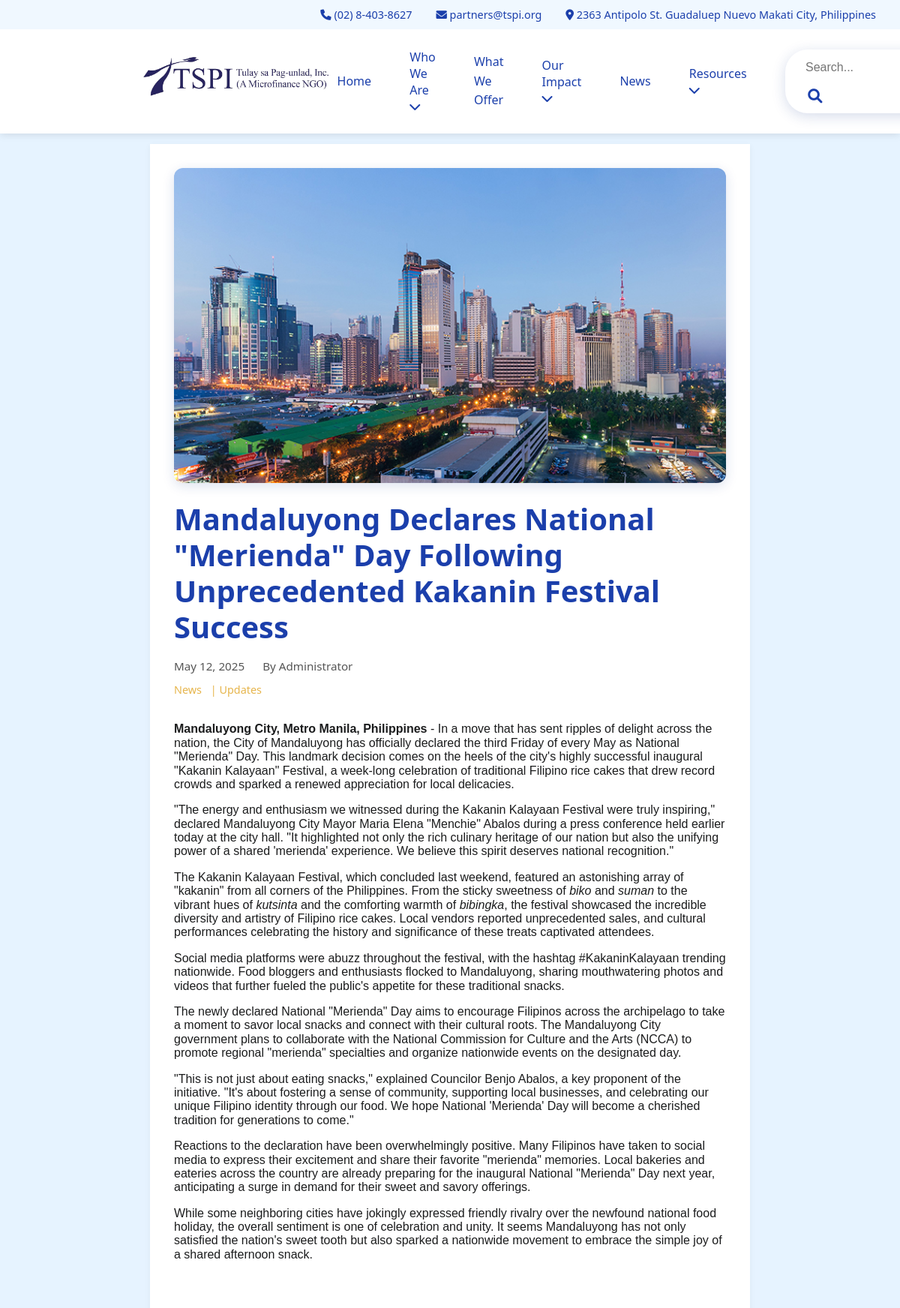
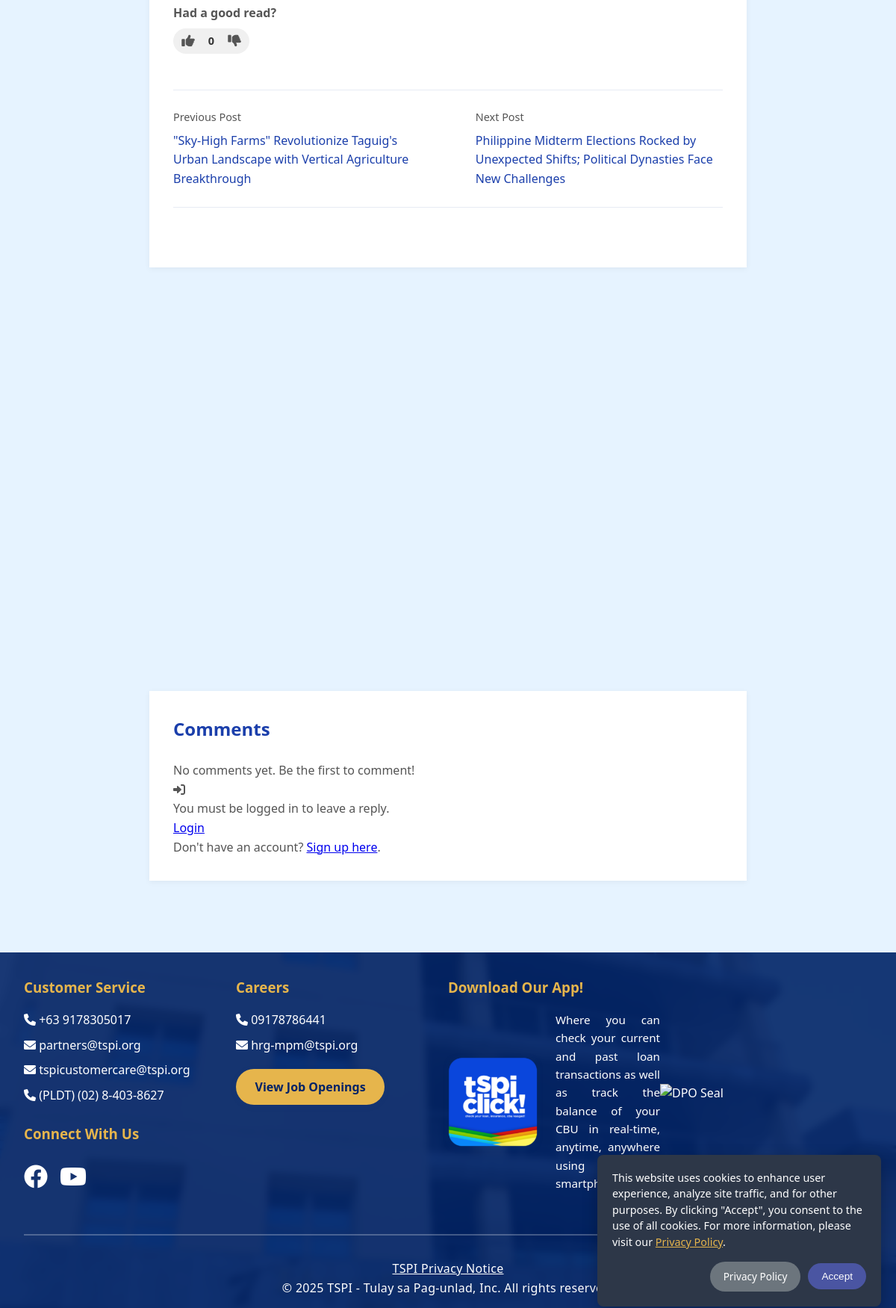
The app's page /content.php?slug=mandaluyong-declares-national-merienda-day-following-unprecedented-kakanin-festival-success (upper part) with its own data (2 pictures, top to bottom).
### tables this page shows
CREATE TABLE `content` (
  `id` int(11) NOT NULL,
  `title` varchar(255) NOT NULL,
  `slug` varchar(255) NOT NULL,
  `thumbnail` varchar(255) DEFAULT NULL,
  `content` text NOT NULL,
  `excerpt` varchar(500) DEFAULT NULL,
  `author_id` int(11) NOT NULL,
  `published_at` timestamp NOT NULL DEFAULT current_timestamp(),
  `status` enum('draft','published','archived') DEFAULT 'draft',
  `vote_score` int(11) NOT NULL DEFAULT 0
);

CREATE TABLE `users` (
  `id` int(11) NOT NULL,
  `username` varchar(50) NOT NULL,
  `password` varchar(255) NOT NULL,
  `name` varchar(100) NOT NULL,
  `email` varchar(100) NOT NULL,
  `role` varchar(20) NOT NULL DEFAULT 'editor',
  `status` enum('active','inactive','banned') DEFAULT 'inactive',
  `created_at` timestamp NOT NULL DEFAULT current_timestamp(),
  `profile_picture` varchar(255) DEFAULT NULL
);

CREATE TABLE `categories` (
  `id` int(11) NOT NULL,
  `name` varchar(100) NOT NULL,
  `slug` varchar(100) NOT NULL
);

### includes/config.php (called while the page is built, shortened)
<?php
function is_logged_in() {
    return isset($_SESSION['user_id']);
}
function sanitize($input) {
    return htmlspecialchars($input, ENT_QUOTES, 'UTF-8');
}

### content.php (the view, shortened to what this page needs)
<?php
require_once 'includes/config.php';
$slug = $_GET['slug'] ?? '';
$stmt = $pdo->prepare("SELECT a.*, u.name as author_name
                      FROM content a
                      JOIN users u ON a.author_id = u.id
                      WHERE a.slug = ?");
$stmt->execute([$slug]);
$content = $stmt->fetch();
$user_votes = [];
$user_content_vote = null;
$stmt = $pdo->prepare("SELECT c.*
                      FROM categories c
                      JOIN content_categories ac ON c.id = ac.category_id
                      WHERE ac.content_id = ?");
$stmt->execute([$content['id']]);
$categories = $stmt->fetchAll();
$stmt = $pdo->prepare("SELECT id, title, slug
                      FROM content
                      WHERE published_at < ? AND status = 'published'
                      ORDER BY published_at DESC
                      LIMIT 1");
$stmt->execute([$content['published_at']]);
$prev_content = $stmt->fetch();
$stmt = $pdo->prepare("SELECT id, title, slug
                      FROM content
                      WHERE published_at > ? AND status = 'published'
                      ORDER BY published_at ASC
                      LIMIT 1");
$stmt->execute([$content['published_at']]);
$next_content = $stmt->fetch();
$stmt = $pdo->prepare("SELECT c.*, u.profile_picture
                      FROM comments c
                      LEFT JOIN users u ON c.user_id = u.id
                      WHERE c.content_id = ? AND c.status = 'approved' AND c.parent_id IS NULL
                      ORDER BY c.pinned DESC, c.vote_score DESC, c.posted_at DESC");
$stmt->execute([$content['id']]);
$comments = $stmt->fetchAll();
include 'includes/header.php';
?>
<main>
    <article class="content-container">
        <header class="content-header">
            <div class="content-thumbnail">
                <?php if ($content['thumbnail']): ?>
                    <img src="<?php echo $content['thumbnail']; ?>" alt="<?php echo sanitize($content['title']); ?>">
                <?php else: ?>
                    <img src="assets/default-thumbnail.jpg" alt="<?php echo sanitize($content['title']); ?>">
                <?php endif; ?>
            </div>
            <h1 class="content-title"><?php echo sanitize($content['title']); ?></h1>
            <div class="content-meta">
                <span class="content-date"><?php echo date('F j, Y', strtotime($content['published_at'])); ?></span>
                <span class="content-author">By <?php echo sanitize($content['author_name']); ?></span>
            </div>
            <?php if (!empty($categories)): ?>
                <div class="content-categories">
                    <?php foreach ($categories as $index => $category): ?>
                        <a href="category.php?slug=<?php echo $category['slug']; ?>"><?php echo sanitize($category['name']); ?></a>
                        <?php if ($index < count($categories) - 1): ?>|<?php endif; ?>
                    <?php endforeach; ?>
                </div>
            <?php endif; ?>
        </header>
        <div class="content-body">
            <?php
                $bodyContent = $content['content'];
                $bodyContent = preg_replace('/<iframe(.*?)>(.*?)<\/iframe>/is', '<div class="video-embed-container"><iframe$1>$2</iframe></div>', $bodyContent);
                echo $bodyContent;
            ?>
        </div>
        <div class="content-votes-container">
            <h4>Had a good read? </h4>
            <div class="content-votes">
                <button class="vote-btn content-upvote-btn <?php echo (isset($user_content_vote) && $user_content_vote == 1) ? 'active' : ''; ?>"
                        data-content-id="<?php echo $content['id']; ?>"
                        aria-pressed="<?php echo (isset($user_content_vote) && $user_content_vote == 1) ? 'true' : 'false'; ?>">
                    <i class="fas fa-thumbs-up"></i>
                </button>
                <span class="content-vote-score" data-content-id="<?php echo $content['id']; ?>"><?php echo $content['vote_score']; ?></span>
                <button class="vote-btn content-downvote-btn <?php echo (isset($user_content_vote) && $user_content_vote == -1) ? 'active' : ''; ?>"
                        data-content-id="<?php echo $content['id']; ?>"
                        aria-pressed="<?php echo (isset($user_content_vote) && $user_content_vote == -1) ? 'true' : 'false'; ?>">
                    <i class="fas fa-thumbs-down"></i>
                </button>
            </div>
        </div>
        <nav class="content-navigation">
            <div class="prev-post">
                <?php if ($prev_content): ?>
                    <span class="nav-label">Previous Post</span>
                    <a href="content.php?slug=<?php echo $prev_content['slug']; ?>" class="nav-link"><?php echo sanitize($prev_content['title']); ?></a>
                <?php endif; ?>
            </div>
            <div class="next-post">
                <?php if ($next_content): ?>
                    <span class="nav-label">Next Post</span>
                    <a href="content.php?slug=<?php echo $next_content['slug']; ?>" class="nav-link"><?php echo sanitize($next_content['title']); ?></a>
                <?php endif; ?>
            </div>
        </nav>
    </article>
    <article class="content-container">
        <section class="comments-section">
            <h2>Comments</h2>
            <?php if (!empty($comments)): ?>
                <div class="comments-list">
                    <?php foreach ($comments as $comment): ?>
                        <div class="comment">
                            <div class="comment-content">
                                <div class="comment-header">
                                    <?php if ($comment['profile_picture']): ?>
                                        <img src="<?php echo SITE_URL . '/uploads/profile_pics/' . sanitize($comment['profile_picture']); ?>" alt="Avatar" class="comment-avatar">
                                    <?php else: ?>
                                        <i class="fas fa-user-circle comment-avatar-icon"></i>
                                    <?php endif; ?>
                                    <h4 class="comment-author"><?php echo sanitize($comment['author_name']); ?></h4>
                                    <span class="comment-date"><?php echo date('F j, Y \a\t g:i a', strtotime($comment['posted_at'])); ?></span>
                                </div>
                                <div class="comment-body">
                                    <p><?php echo nl2br(sanitize($comment['content'])); ?></p>
                                </div>
                                <div class="comment-actions">
                                    <?php if (is_logged_in()): ?>
                                        <div class="comment-votes">
                                            <button class="vote-btn upvote-btn <?php echo (isset($user_votes[$comment['id']]) && $user_votes[$comment['id']] == 1) ? 'active' : ''; ?>"
                                                    data-comment-id="<?php echo $comment['id']; ?>"
                                                    aria-pressed="<?php echo (isset($user_votes[$comment['id']]) && $user_votes[$comment['id']] == 1) ? 'true' : 'false'; ?>">
                                                <i class="fas fa-thumbs-up"></i>
                                                <span class="sr-only">Like</span>
                                            </button>
                                            <span class="vote-score" data-comment-id="<?php echo $comment['id']; ?>"><?php echo $comment['vote_score']; ?></span>
                                            <button class="vote-btn downvote-btn <?php echo (isset($user_votes[$comment['id']]) && $user_votes[$comment['id']] == -1) ? 'active' : ''; ?>"
                                                    data-comment-id="<?php echo $comment['id']; ?>"
                                                    aria-pressed="<?php echo (isset($user_votes[$comment['id']]) && $user_votes[$comment['id']] == -1) ? 'true' : 'false'; ?>">
                                                <i class="fas fa-thumbs-down"></i>
                                                <span class="sr-only">Dislike</span>
                                            </button>
                                        </div>
                                        <button class="comment-reply-btn" data-comment-id="<?php echo $comment['id']; ?>">Reply</button>
                                    <?php endif; ?>
                                </div>
                                <?php if (is_logged_in()): ?>
                                    <div class="reply-form-container" id="reply-form-<?php echo $comment['id']; ?>">
                                        <h4>Leave a Reply</h4>
                                        <form action="" method="post" class="comment-form">
                                            <input type="hidden" name="parent_id" value="<?php echo $comment['id']; ?>">
                                            <div class="form-group">
                                                <label for="reply-comment-<?php echo $comment['id']; ?>">Comment</label>
                                                <textarea id="reply-comment-<?php echo $comment['id']; ?>" name="comment" rows="4" required style="font-family: inherit;"></textarea>
                                            </div>
                                            <button type="submit" name="submit_comment" class="submit-comment">Post Reply</button>
                                        </form>
                                    </div>
                                <?php endif; ?>
                                <?php
                                $replies = get_comment_replies($comment['id'], $pdo);
                                if (!empty($replies)) {
                                    echo '<div class="comment-replies-container">';
                                    foreach ($replies as $reply):
                                ?>
                                    <div class="comment comment-reply">
                                        <div class="comment-content">
                                            <div class="comment-header">
                                                <?php if ($reply['profile_picture']): ?>
                                                    <img src="<?php echo SITE_URL . '/uploads/profile_pics/' . sanitize($reply['profile_picture']); ?>" alt="Avatar" class="comment-avatar">
                                                <?php else: ?>
                                                    <i class="fas fa-user-circle comment-avatar-icon"></i>
                                                <?php endif; ?>
                                                <h4 class="comment-author"><?php echo sanitize($reply['author_name']); ?></h4>
                                                <span class="comment-date"><?php echo date('F j, Y \a\t g:i a', strtotime($reply['posted_at'])); ?></span>
                                            </div>
                                            <div class="comment-body">
                                                <p><?php echo nl2br(sanitize($reply['content'])); ?></p>
                                            </div>
                                        </div>
                                    </div>
                                <?php
                                    endforeach;
                                    echo '</div>';
                                }
                                ?>
                            </div>
                        </div>
                    <?php endforeach; ?>
                </div>
            <?php else: ?>
                <p>No comments yet. Be the first to comment!</p>
            <?php endif; ?>
            <?php if (is_logged_in()): ?>
            <div class="comment-form-container">
                <h3>Leave a Reply</h3>
                <?php if (!empty($errors)): ?>
                    <div class="message error">
                        <ul>
                            <?php foreach ($errors as $error): ?>
                                <li><?php echo $error; ?></li>
                            <?php endforeach; ?>
                        </ul>
                    </div>
                <?php endif; ?>
                <?php if ($message = get_flash_message()): ?>
                    <div class="message"><?php echo $message; ?></div>
                <?php endif; ?>
                <form action="" method="post" class="comment-form">
                    <div class="form-group">
                        <label for="comment">Comment</label>
                        <textarea id="comment" name="comment" rows="6" required style="font-family: inherit;"></textarea>
                    </div>
                    <button type="submit" name="submit_comment" class="submit-comment">Post Comment</button>
                </form>
            </div>
            <?php else: ?>
            <div class="login-required-box">
                <i class="fas fa-sign-in-alt"></i>
                <p>You must be logged in to leave a reply.</p>
                <a href="<?php echo SITE_URL; ?>/user/login.php" class="btn btn-primary">Login</a>
                <p class="signup-link">Don't have an account? <a href="<?php echo SITE_URL; ?>/user/signup.php">Sign up here</a>.</p>
            </div>
            <?php endif; ?>
        </section>
    </article>
</main>
<?php
include 'includes/footer.php';
?>

### records on screen
content: thumbnail (picture), title "Mandaluyong Declares National \"Merienda\" Day Following Unprecedented Kakanin Festival Success", published_at "May 12, 2025", author.name "Administrator", content "Mandaluyong City, Metro Manila, Philippines - In a move that has sent ripples of delight across the nation, the City of Mandaluyong has officially declared the third Friday of every May as National \"Merienda\" Day. This landmark decision comes on the heels of the city's highly successful inaugural \"Kakanin Kalayaan\" Festival, a week-long celebration of traditional Filipino rice cakes that drew record crowds and sparked a renewed appreciation for local delicacies. \"The energy and enthusiasm we witnessed during the Kakanin Kalayaan Festival were truly inspiring,\" declared Mandaluyong City Mayor Maria Elena \"Menchie\" Abalos during a press conference held earlier today at the city hall. \"It…", vote_score "0"
categories: name "News"
categories: name "Updates"
content: title "\"Sky-High Farms\" Revolutionize Taguig's Urban Landscape with Vertical Agriculture Breakthrough"
content: title "Philippine Midterm Elections Rocked by Unexpected Shifts; Political Dynasties Face New Challenges"
